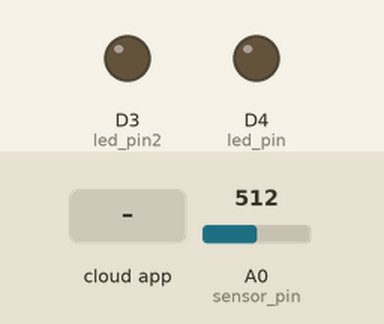
Recording of a sketch running on a simulated ESP8266 (NodeMCU). Shown: output pins drawn as LEDs (lit = HIGH). The inputs (shaded band) are chosen by the test bench; at power-on: A0 (sensor_pin) = 512. WiFi joins after 1.5 s; servers stay silent unless stated; the Firebase database answers and starts empty; what the sketch prints to the serial monitor is not drawn.

Above: at 2.7 s.
2.8 s: the phone or cloud app sets status to 1
At 4.0 s:
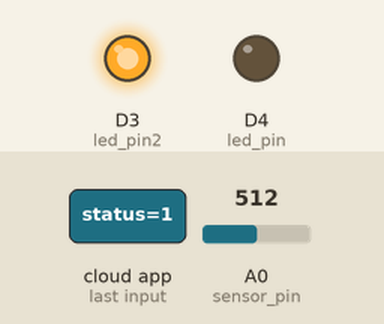
4.3 s: the phone or cloud app sets status to 0
At 6.2 s:
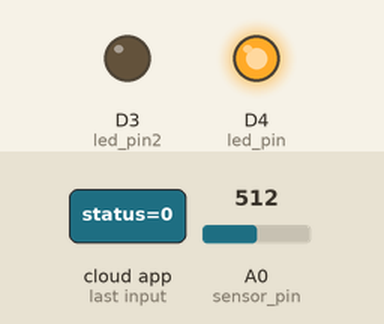
Timing chart, 0 to 7.7 s (numbered marks = the images above; inputs shaded):
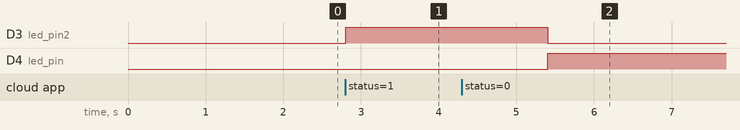

The sketch:

iot_projekat.ino
```cpp
#include <Arduino.h>
#include <ESP8266WiFi.h>
#include "FirebaseESP8266.h"

#define FIREBASE_HOST "."
#define FIREBASE_AUTH "."
#define WIFI_SSID "."
#define WIFI_PASSWORD "."

const int sensor_pin = A0;
const int led_pin = D4;
const int led_pin2 = D3;

FirebaseJson json;
FirebaseData firebasedata;


unsigned long ledPrevMillis = 0;

unsigned long sendDataPrevMillis = 0;
int count = 0;
bool signupOK = false;
int ledStatus;
int brojac=0;

void setup() {
  pinMode(led_pin, OUTPUT);
  pinMode(led_pin2, OUTPUT);
  pinMode(sensor_pin, OUTPUT);
  digitalWrite(led_pin, LOW);
  digitalWrite(led_pin2, LOW);

  Serial.begin(115200);

//nasumično paljenje i ostaju ugašene

  WiFi.begin(WIFI_SSID, WIFI_PASSWORD);
  Serial.print("connecting");
  while (WiFi.status() != WL_CONNECTED) {
    Serial.print(".");
    delay(500);
  }
  Serial.println();
  Serial.print("connected: ");
  Serial.println(WiFi.localIP());

  Firebase.begin(FIREBASE_HOST, FIREBASE_AUTH);
}

void loop() {
  int soilMoistureValue = 0;
  int percentage = 0;
  soilMoistureValue = analogRead(sensor_pin);
  percentage = map(soilMoistureValue, 490, 1023, 100, 0);
  Serial.println(percentage);
  json.set("/vlaznost", percentage);
  Firebase.updateNode(firebasedata, "/Vlaznost", json);
  delay(1000);

//paljenje i gašenje stalno

  if (Firebase.RTDB.getInt(&firebasedata, "/LED/status")) {
    if (firebasedata.dataType() == "int") {
      ledStatus = firebasedata.intData();
      //paljenje i gašenje 5 puta i ostanu upaljene
      //postepeno paljenje gašenje

      if (ledStatus == 1) {
        digitalWrite(led_pin, LOW);
        digitalWrite(led_pin2, HIGH);
      }
      else if (ledStatus == 0) {
        digitalWrite(led_pin, HIGH);
        digitalWrite(led_pin2, LOW);
      }
     }
  }
  else {
    Serial.println(firebasedata.errorReason());
  }

//vlažnost ispod 25
//vlaznost izmedu 30 i 50
}
```

Measured:
- after the input at 2.8 s, D3 (led_pin2): LOW → HIGH at once; D4 (led_pin): stays LOW (without the input it goes to HIGH after 0.00 s)
- after the input at 4.3 s, D3 (led_pin2): HIGH → LOW after 1.1 s; D4 (led_pin): LOW → HIGH after 1.1 s
